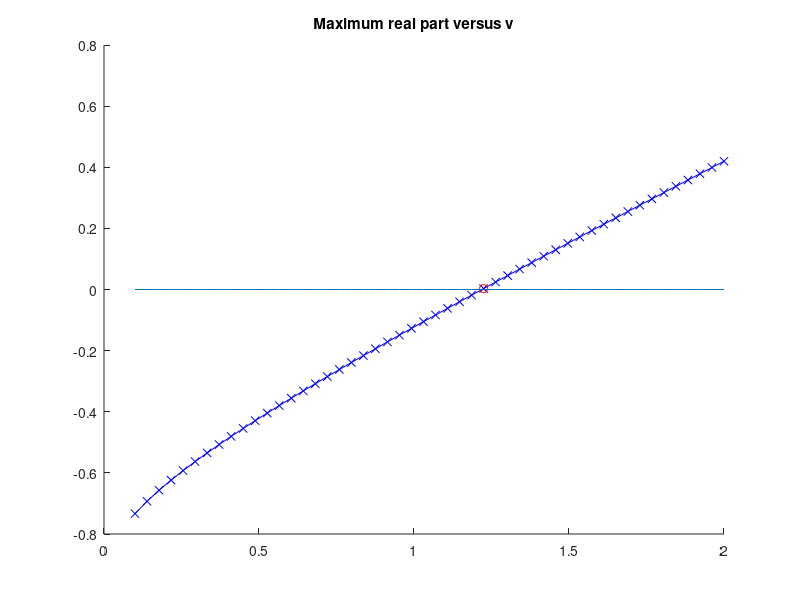

The MATLAB script that drew this image:
%%%%%%%%%%%%%%%%%%%%%%%%%%%%%%%%%%%%%%%%%%%%%%%%%%%%%%%%%%%%%%%%%%%
%%%%%%%    An Introduction to Scientific Computing          %%%%%%%
%%%%%%%    I. Danaila, P. Joly, S. M. Kaber & M. Postel     %%%%%%%
%%%%%%%                 Springer, 2005                      %%%%%%%
%%%%%%%%%%%%%%%%%%%%%%%%%%%%%%%%%%%%%%%%%%%%%%%%%%%%%%%%%%%%%%%%%%%
%%
%%%%%%%%%%%%%%%%%%%%%%%%%%%%%%%%%%%%%%%%%%%%%%%%%%%%%%%%%%%%%%%%%%%%%%%%%%%%%%%%%  
%%  Exercise 2.3
%%  Numerical evaluation of the critical point for the 3 equations system
%%%%%%%%%%%%%%%%%%%%%%%%%%%%%%%%%%%%%%%%%%%%%%%%%%%%%%%%%%%%%%%%%%%%%%%%%%%%%%
%%%%%%%%%%%%%%%%%%%%%%%%%%%%%%%%%%%%%%%%%%%%%%%%%%%%%%%%%%%%%%%%%%%
%%%%%%% An Introduction to Scientific Computing             %%%%%%%
%%%%%%%    I. Danaila, P. Joly, S. M. Kaber et M. Postel    %%%%%%%
%%%%%%%                 Springer, 2006                      %%%%%%%
%%%%%%%%%%%%%%%%%%%%%%%%%%%%%%%%%%%%%%%%%%%%%%%%%%%%%%%%%%%%%%%%%%%
n=50;
vmin=0.1;
vmax=2;
v=linspace(vmin,vmax,n);
C=v;
for i=1:n
  J=[v(i)-1,1,-1;-v(i),-1,1;-v(i),0,-1];
  C(i)=max(real(eig(J)));
end
close all
figure(1)
hold on
plot(v,C,'b-x',v,0.*v);
title('Maximum real part versus v')
[m,i]=min(abs(C));
sprintf('Abscissa of critical point =%f',v(i))
plot(v(i),C(i),'ro')
